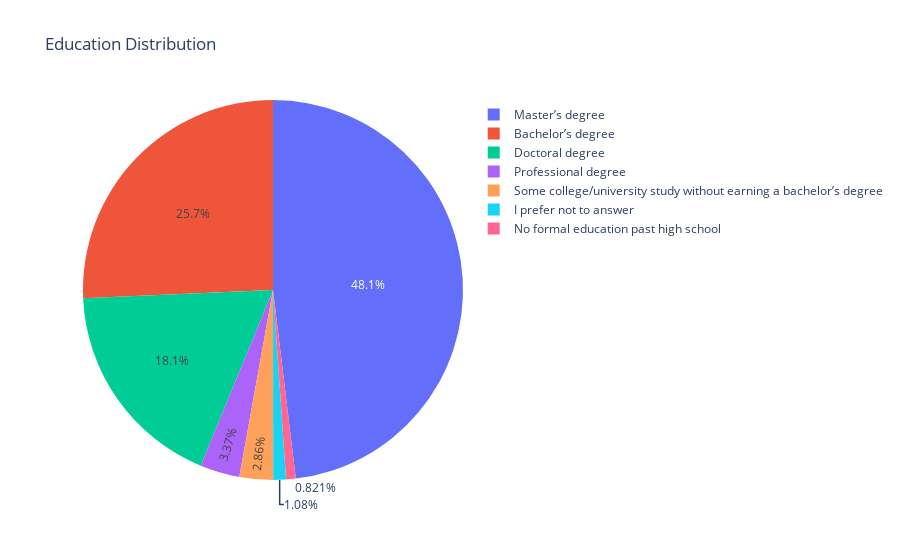

Notebook cell for this chart:
### Code cell
# DISCLAIMER: 'df' refers to the data you passed in when calling 'dtale.show'

import pandas as pd
import plotly.graph_objs as go
from plotly.offline import iplot, init_notebook_mode

init_notebook_mode(connected=True)

# Your dataset
df = pd.read_csv('../../data/prep_survey_profile.csv')

if isinstance(df, (pd.DatetimeIndex, pd.MultiIndex)):
	df = df.to_frame(index=False)

# remove any pre-existing indices for ease of use in the D-Tale code, but this is not required
df = df.reset_index().drop('index', axis=1, errors='ignore')
df.columns = [str(c) for c in df.columns]  # update columns to strings in case they are numbers

chart_data = pd.concat([
	pd.Series(df.index, index=df.index, name='__index__'),
	df['What is the highest level of formal education that you have attained or plan to attain within the next 2 years?'],
], axis=1)
chart_data = chart_data.sort_values(['What is the highest level of formal education that you have attained or plan to attain within the next 2 years?'])
chart_data = chart_data.rename(columns={'What is the highest level of formal education that you have attained or plan to attain within the next 2 years?': 'x'})
chart_data_count = chart_data.groupby(['x'], dropna=True)[['__index__']].count()
chart_data_count.columns = ['__index__||count']
chart_data = chart_data_count.reset_index()
chart_data = chart_data.dropna()
chart_data = chart_data[chart_data['__index__||count'] > 0]  # can't represent negatives in a pie

chart = go.Pie(labels=chart_data['x'], values=chart_data['__index__||count'])
figure = go.Figure(data=[chart], layout=go.Layout({
    'showlegend': True,
    'title': {'text': ('Education Distribution')}
}))

iplot(figure)

### Figure 1 — Plotly figure (JSON) as saved in the notebook; plotly's stock layout.template omitted (floating-point values rounded to 4 significant figures)
{"data": [{"labels": ["Bachelor’s degree", "Doctoral degree", "I prefer not to answer", "Master’s degree", "No formal education past high school", "Professional degree", "Some college/university study without earning a bachelor’s degree"], "type": "pie", "values": [2003, 1412, 84, 3750, 64, 263, 223]}], "layout": {"showlegend": true, "title": {"text": "Education Distribution"}}}
